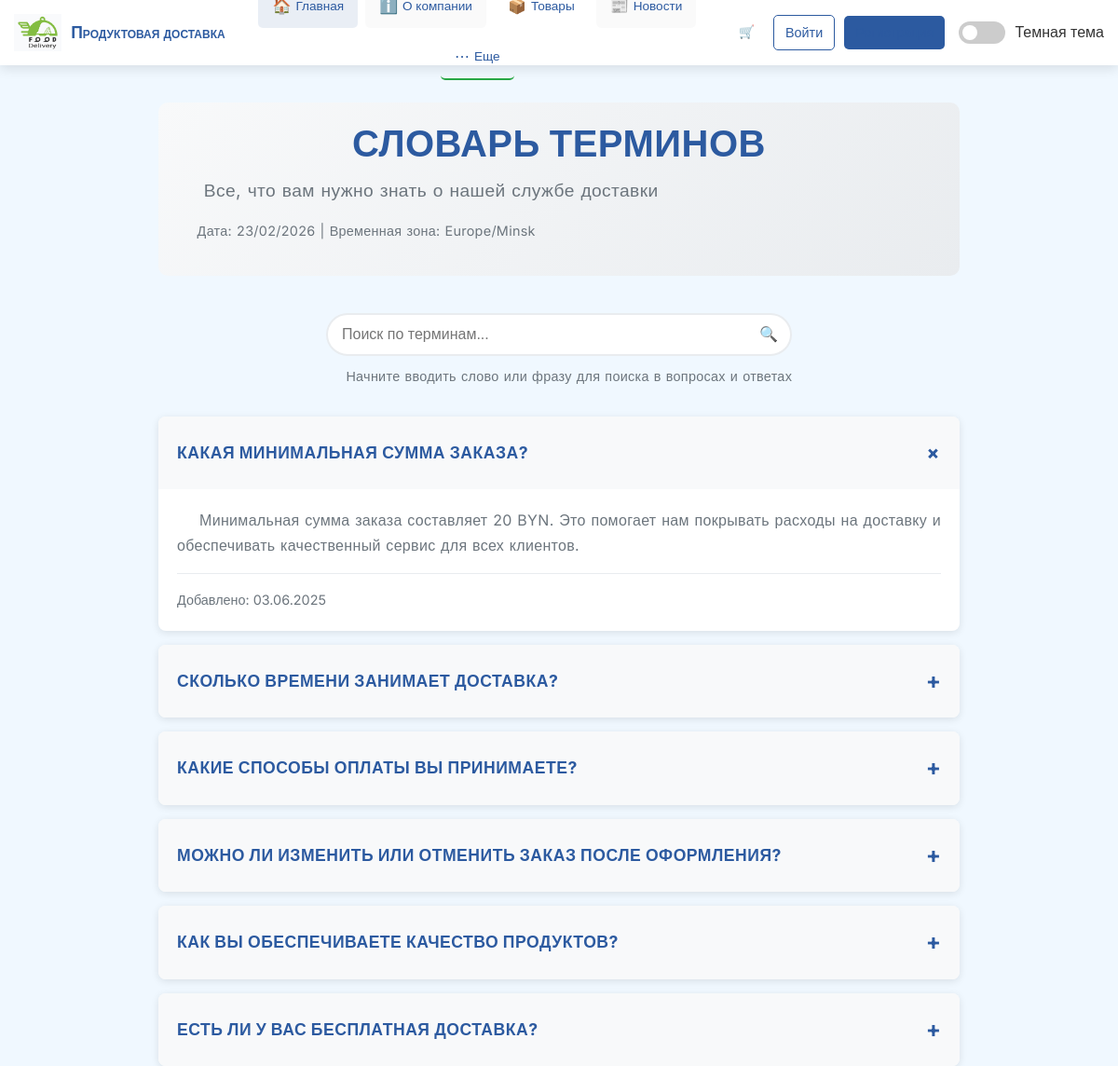
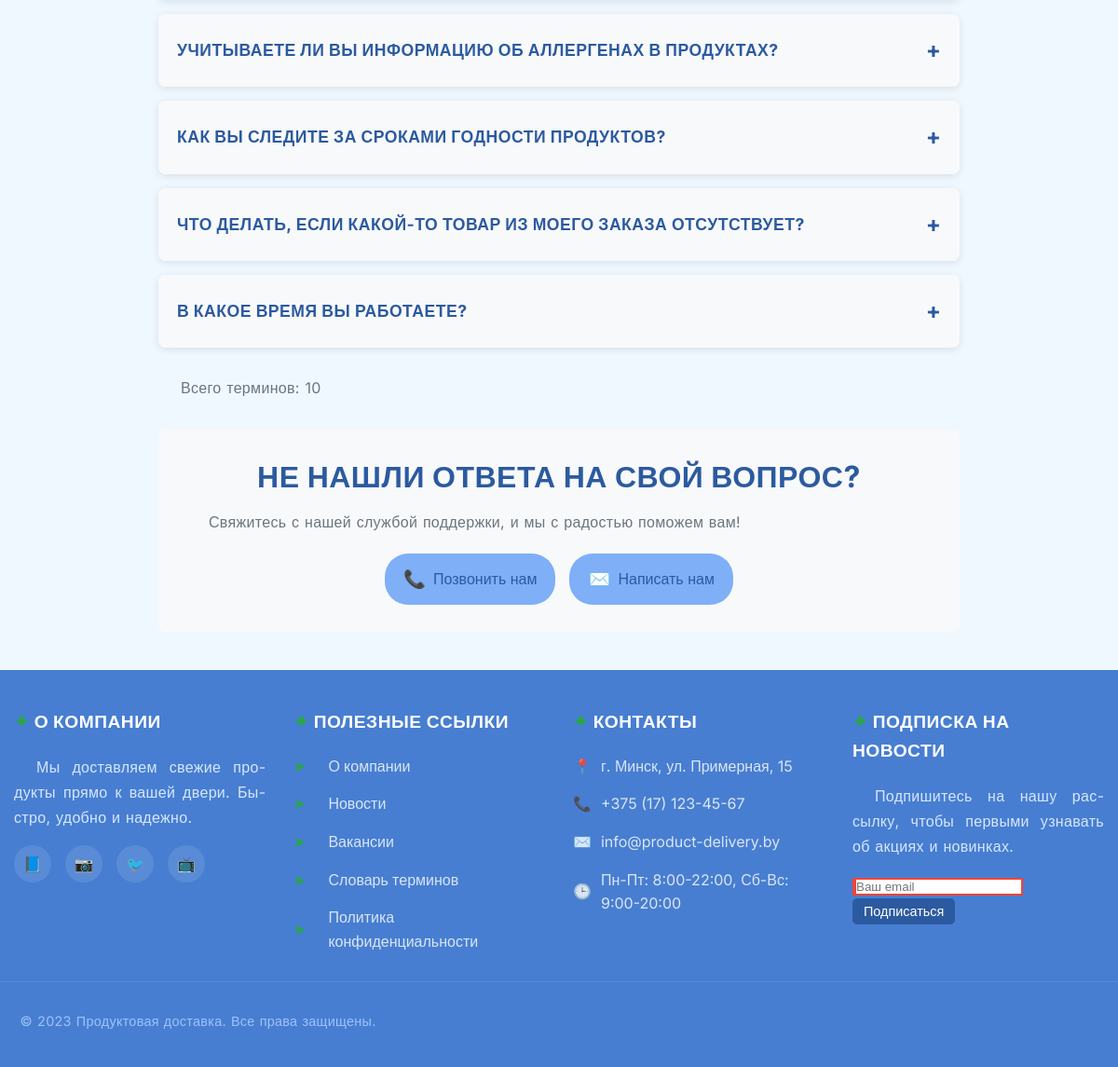
Screenshot of /faq/ with the database file from the repository (2 pictures, top to bottom).
### delivery_app/models.py (models this page shows, shortened)
class FAQ(models.Model):
    question = models.CharField(max_length=200)
    answer = models.TextField()
    added_date = models.DateTimeField(auto_now_add=True)

### delivery_app/views.py (the view)
# urls.py: path('faq/', views.faq, name='faq'),
def faq(request):
    faqs = FAQ.objects.order_by('-added_date')
    context = {
        'faqs': faqs,
        'current_date': timezone.now().strftime('%d/%m/%Y'),
        'timezone': 'Europe/Minsk',
    }
    return render(request, 'delivery_app/faq.html', context)

### delivery_app/templates/delivery_app/faq.html (shortened to what this page needs)
{% extends "delivery_app/base.html" %}
{% load static %}
{% block content %}
<div class="faq-container">
    <div class="page-header">
        <h1>Словарь терминов</h1>
        <p class="page-subtitle">Все, что вам нужно знать о нашей службе доставки</p>
        <p class="current-date">Дата: {{ current_date }} | Временная зона: {{ timezone }}</p>
    </div>
    {% if faqs %}
    <div class="search-section">
        <div class="search-box">
            <input type="text" id="faq-search" placeholder="Поиск по терминам..." class="search-input">
            <span class="search-icon">🔍</span>
        </div>
        <p class="search-help">Начните вводить слово или фразу для поиска в вопросах и ответах</p>
    </div>
    <div class="faq-list" id="faq-list">
        {% for faq in faqs %}
        <div class="faq-item" data-faq-id="{{ faq.id }}">
            <div class="faq-question" onclick="toggleFaq({{ faq.id }})">
                <h3>{{ faq.question }}</h3>
                <span class="faq-toggle">+</span>
            </div>
            <div class="faq-answer">
                <div class="faq-content">
                    {{ faq.answer|linebreaks }}
                    <div class="faq-meta">
                        <span class="faq-date">Добавлено: {{ faq.added_date|date:'d.m.Y' }}</span>
                    </div>
                </div>
            </div>
        </div>
        {% endfor %}
    </div>
    <div class="faq-stats">
        <p>Всего терминов: {{ faqs|length }}</p>
    </div>
    {% endif %}
    <div class="contact-support">
        <h2>Не нашли ответа на свой вопрос?</h2>
        <p>Свяжитесь с нашей службой поддержки, и мы с радостью поможем вам!</p>
        <div class="contact-options">
            <a href="tel:+375171234567" class="contact-btn">
                <span class="contact-icon">📞</span>
                Позвонить нам
            </a>
            <a href="mailto:support@product-delivery.by" class="contact-btn">
                <span class="contact-icon">✉️</span>
                Написать нам
            </a>
        </div>
    </div>
</div>
{% endblock %}

### delivery_app/static/delivery_app/css/style.css (style rules this page uses)
:root { --primary-color: #2c5aa0; --primary-dark: #1e3d6f; --primary-light: #3a6bc0; --secondary-color: #4CAF50; --secondary-dark: #388E3C; --accent-color: #FF9800; --text-dark: #2c3e50; --text-light: #6c757d; --bg-light: #f8f9fa; --bg-white: #ffffff; --border-color: #e9ecef; --shadow: 0 4px 12px rgba(0, 0, 0, 0.1); --shadow-hover: 0 8px 24px rgba(0, 0, 0, 0.15); }
* { margin: 0; padding: 0; box-sizing: border-box; }
body { font-family: 'Segoe UI', Tahoma, Geneva, Verdana, sans-serif; line-height: 1.6; color: var(--text-dark); background-color: var(--bg-light); }
h1, h2, h3, h4, h5, h6 { color: var(--primary-color); margin-bottom: 1rem; font-weight: 600; }
h1 { font-size: 2.5em; line-height: 1.2; }
h2 { font-size: 2em; line-height: 1.3; }
h3 { font-size: 1.5em; }
p { margin-bottom: 1rem; color: var(--text-light); }
a { color: var(--primary-color); text-decoration: none; transition: color 0.3s ease; }

### delivery_app/templates/delivery_app/base.html (style rules this page uses)
:root { --primary-color: #2c5aa0; --secondary-color: #f8f9fa; --accent-color: #28a745; --text-color: #333; --light-text: #6c757d; --border-color: #e9ecef; --shadow: 0 4px 12px rgba(0, 0, 0, 0.1); --transition: all 0.3s ease; }
* { margin: 0; padding: 0; box-sizing: border-box; }
body { font-family: 'Inter', sans-serif; line-height: 1.6; color: var(--text-color); background-color: #f0f8ff; background-image: radial-gradient(ellipse at 30% 20%, rgba(173, 216, 230, 0.4) 0%, transparent 50%), radial-gradient(ellipse at 70% 80%, rgba(135, 206, 250, 0.3) 0%, transparent 50%) fixed !important; background-attachment: fixed !important; display: flex; flex-direction: column; min-height: 100vh; }
h1, h2, h3 { font-weight: 700; margin-bottom: 1rem; text-transform: uppercase; letter-spacing: 0.5px; }
a:link { color: var(--primary-color); text-decoration: none; }
p { margin-bottom: 1rem; text-indent: 1.5em; line-height: 1.7; word-spacing: 0.05em; letter-spacing: 0.02em; text-align: justify; word-wrap: break-word; hyphens: auto; }

### delivery_app/templates/delivery_app/faq.html (style rules this page uses)
.faq-container { max-width: 900px; margin: 0 auto; padding: 20px; }
.page-header { text-align: center; margin-bottom: 40px; padding: 20px; background: linear-gradient(135deg, #f8f9fa 0%, #e9ecef 100%); border-radius: 10px; }
.page-header h1 { color: #2c5aa0; margin-bottom: 10px; }
.page-subtitle { font-size: 1.2em; color: #6c757d; margin-bottom: 15px; }
.current-date { font-size: 0.9em; color: #6c757d; }
.search-section { margin-bottom: 30px; }
.search-box { position: relative; max-width: 500px; margin: 0 auto 10px; }
.search-input { width: 100%; padding: 12px 45px 12px 15px; border: 2px solid #e9ecef; border-radius: 25px; font-size: 1em; transition: border-color 0.3s ease; }
.search-icon { position: absolute; right: 15px; top: 50%; transform: translateY(-50%); color: #6c757d; }
.search-help { text-align: center; color: #6c757d; font-size: 0.9em; }
.faq-list { margin-bottom: 30px; }
.faq-item { background: white; border-radius: 8px; box-shadow: 0 2px 8px rgba(0, 0, 0, 0.1); margin-bottom: 15px; overflow: hidden; transition: box-shadow 0.3s ease; }
.faq-question { padding: 20px; cursor: pointer; display: flex; justify-content: space-between; align-items: center; background-color: #f8f9fa; transition: background-color 0.3s ease; }
.faq-question h3 { margin: 0; color: #2c5aa0; font-size: 1.1em; flex: 1; }
.faq-toggle { font-size: 1.5em; font-weight: bold; color: #2c5aa0; transition: transform 0.3s ease; }
.faq-answer { max-height: 0; overflow: hidden; transition: max-height 0.5s ease; }
.faq-item.active .faq-answer { max-height: 500px; }
.faq-item.active .faq-toggle { transform: rotate(45deg); }
.faq-content { padding: 20px; line-height: 1.6; }
.faq-meta { margin-top: 15px; padding-top: 15px; border-top: 1px solid #e9ecef; }
.faq-date { font-size: 0.9em; color: #6c757d; }
.faq-stats { text-align: center; color: #6c757d; margin-bottom: 30px; }
.contact-support { background-color: #f8f9fa; padding: 30px; border-radius: 10px; text-align: center; margin-top: 30px; }
.contact-support h2 { color: #2c5aa0; margin-bottom: 15px; }
.contact-options { display: flex; justify-content: center; gap: 15px; margin-top: 20px; flex-wrap: wrap; }
.contact-btn { display: flex; align-items: center; gap: 8px; padding: 12px 20px; background-color: #7eaff7; color: white; text-decoration: none; border-radius: 25px; transition: background-color 0.3s ease; }
.contact-icon { font-size: 1.2em; }

### rows the page displays
FAQ: question "КАКАЯ МИНИМАЛЬНАЯ СУММА ЗАКАЗА?", answer "Минимальная сумма заказа составляет 20 BYN. Это помогает нам покрывать расходы на доставку и обеспечивать качественный сервис для всех клиентов.", added_date "03.06.2025"
FAQ: question "СКОЛЬКО ВРЕМЕНИ ЗАНИМАЕТ ДОСТАВКА?"
FAQ: question "КАКИЕ СПОСОБЫ ОПЛАТЫ ВЫ ПРИНИМАЕТЕ?"
FAQ: question "МОЖНО ЛИ ИЗМЕНИТЬ ИЛИ ОТМЕНИТЬ ЗАКАЗ ПОСЛЕ ОФОРМЛЕНИЯ?"
FAQ: question "КАК ВЫ ОБЕСПЕЧИВАЕТЕ КАЧЕСТВО ПРОДУКТОВ?"
FAQ: question "ЕСТЬ ЛИ У ВАС БЕСПЛАТНАЯ ДОСТАВКА?"
FAQ: question "УЧИТЫВАЕТЕ ЛИ ВЫ ИНФОРМАЦИЮ ОБ АЛЛЕРГЕНАХ В ПРОДУКТАХ?"
FAQ: question "КАК ВЫ СЛЕДИТЕ ЗА СРОКАМИ ГОДНОСТИ ПРОДУКТОВ?"
FAQ: question "ЧТО ДЕЛАТЬ, ЕСЛИ КАКОЙ-ТО ТОВАР ИЗ МОЕГО ЗАКАЗА ОТСУТСТВУЕТ?"
FAQ: question "В КАКОЕ ВРЕМЯ ВЫ РАБОТАЕТЕ?"

### other values shown
{{ timezone }} "Europe/Minsk"
{{ faqs|length }} "10"
